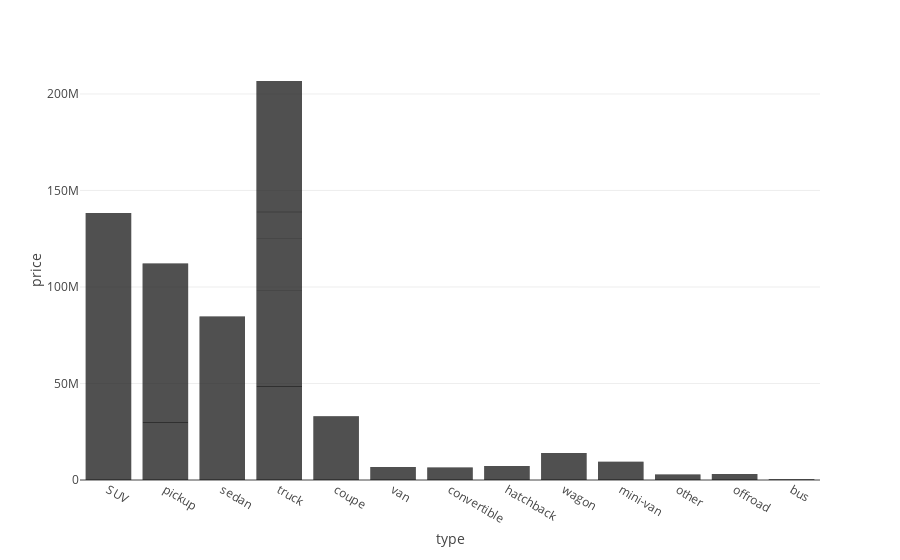

Notebook source saved alongside this figure:
### Code cell
fig = px.bar(df, x='type', y='price')
fig.show()

### Figure 1 — Plotly figure (JSON) as saved in the notebook; plotly's stock layout.template omitted (floating-point values rounded to 4 significant figures; data arrays with more than 128 entries replaced by an {"elided": "..."} marker saying what was removed)
{"data": [{"hovertemplate": "type=%{x}<br>price=%{y}<extra></extra>", "legendgroup": "", "marker": {"color": "#000001", "pattern": {"shape": ""}}, "name": "", "orientation": "v", "showlegend": false, "textposition": "auto", "type": "bar", "x": {"elided": "51525 str values"}, "xaxis": "x", "y": {"elided": "51525 int values"}, "yaxis": "y"}], "layout": {"barmode": "relative", "legend": {"tracegroupgap": 0}, "margin": {"t": 60}, "xaxis": {"anchor": "y", "domain": [0, 1], "title": {"text": "type"}}, "yaxis": {"anchor": "x", "domain": [0, 1], "title": {"text": "price"}}}}
